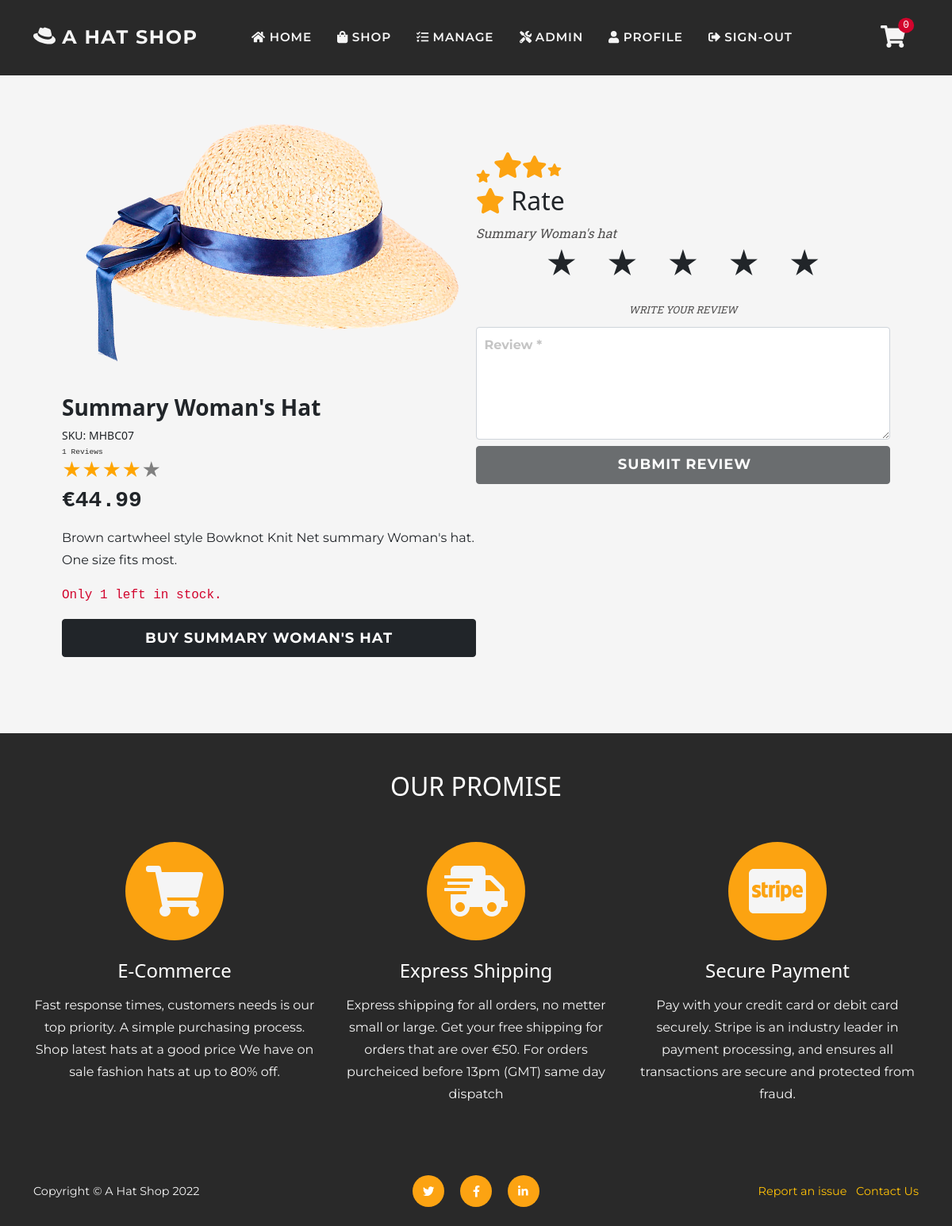
Before: /review/2/?order_id=E0EB4D0635CC447AAB943C2EDC390F08 (signed in) with the older database file.
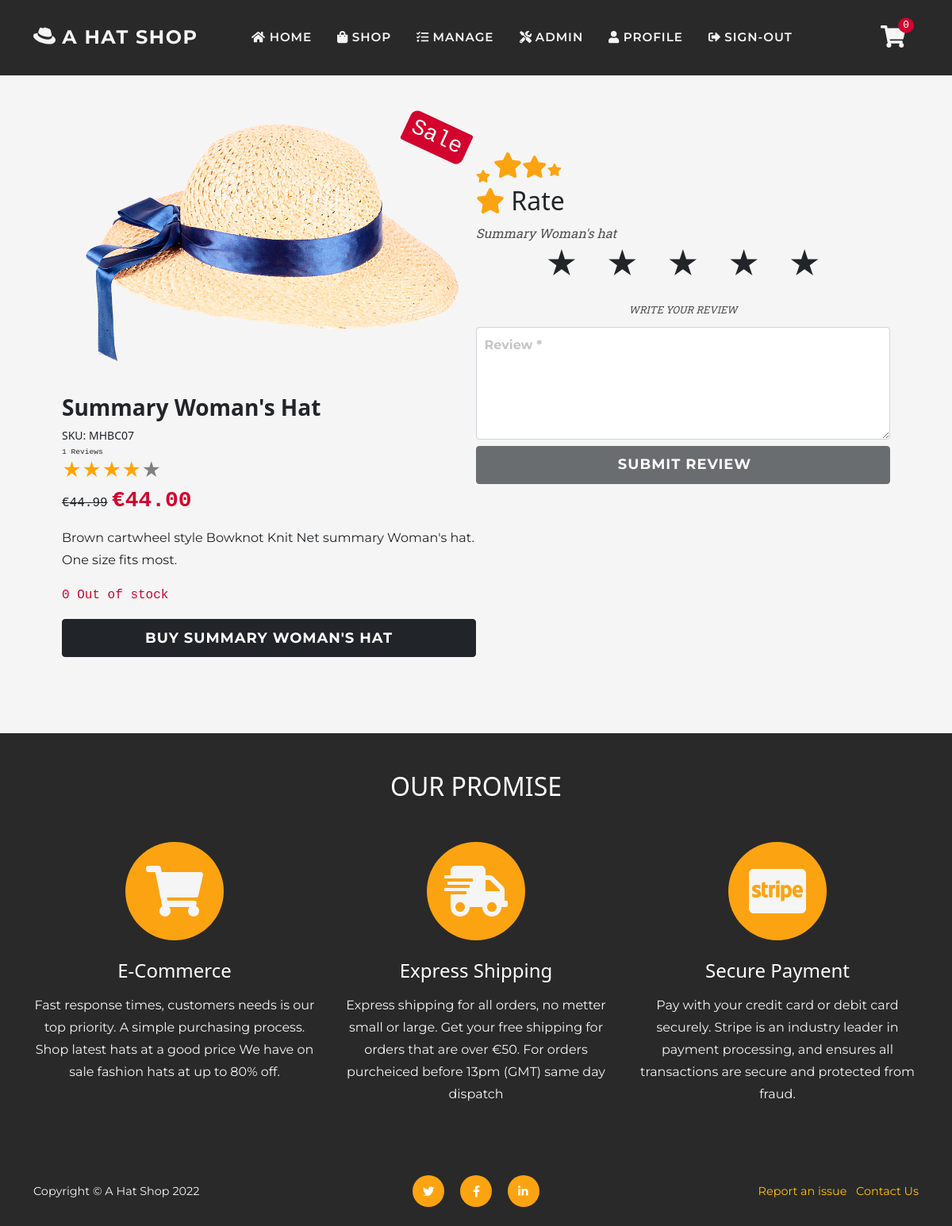
After: the same page with the newer database file.
### shop/models.py (models this page shows, shortened)
class Product(models.Model):
    sku = models.CharField(max_length=60)
    category = models.ForeignKey(
        'Category', null=True, blank=True,
        on_delete=models.SET_NULL)
    style = models.CharField(max_length=60)
    color = models.CharField(max_length=60)
    name = models.CharField(max_length=60)
    description = models.TextField(max_length=250)
    price = models.DecimalField(
        max_digits=6, decimal_places=2)
    image = models.ImageField(null=True, blank=True)
    sale = models.BooleanField(default=False)
    sale_price = models.DecimalField(
        max_digits=6, decimal_places=2,
        null=True, blank=True)
    item_count = models.IntegerField(
        blank=False, null=False, default=0)
    rating = models.DecimalField(
        max_digits=6, decimal_places=2,
        null=True, blank=True)
    rating_counter = models.PositiveSmallIntegerField(default=0)

### reviews/views.py (the view, shortened to what this page needs)
# urls.py: path('<int:item_id>/', views.review_view, name='review_view'),
@login_required
def review_view(request, item_id):
    item = get_object_or_404(Product, pk=item_id)
    profile = request.user
    try:
        order_id = request.GET['order_id']
        order = profile.orders.get(order_number=order_id)
    except Order.DoesNotExist:
        return redirect(reverse('order_history', args=[order_id]))
    if not str(item.id) in order.items:
        messages.error(request, 'Wrong order number')
        return redirect(reverse('order_history', args=[order_id]))
    if not order.user_profile == profile:
        messages.error(request, 'Order number did not match')
        return redirect(reverse('home'))
    order_reviews = profile.user_review.filter(order__order_number=order_id)
    feedback_left = False
    rating = 0
    review = ''
    date = ''
    for i_review in order_reviews:
        if item.id == i_review.product.id:
            rating = i_review.rating
            review = i_review.review
            date = i_review.date
            feedback_left = True
    form = ReviewForm()
    context = {
        'feedback_left': feedback_left,
        'order_id': request.GET['order_id'],
        'rating': rating,
        'review': review,
        'form': form,
        'item': item,
        'date': date,
    }
    return render(request, 'review/leave-review.html', context)

### reviews/forms.py
class ReviewForm(forms.ModelForm):
    prefix = 'review'
    class Meta:
        model = ProductReview
        fields = ('review',)
    def __init__(self, *args, **kwargs):
        super().__init__(*args, **kwargs)
        for field in self.fields:
            if self.fields[field].required:
                placeholder = f'{self.fields[field].label} *'
            self.fields[field].widget.attrs['placeholder'] = placeholder
            self.fields[field].label = False

### cart/contexts.py (called while the page is built, shortened)
def cart_contents(request):
    cart_items = []
    total = 0
    before = 0
    item_count = 0
    availability = 0
    cart = request.session.get('cart', {})
    if total < 50:
        delivery = total * Decimal(10 / 100)
        free_deivery = 50 * total
    else:
        delivery = 0
        free_deivery = 0
    delivery = round(delivery, 2)
    grand_total = delivery + total
    grand_total = round(grand_total, 2)
    context = {
        'cart_items': cart_items,
        'total': total,
        'before': before,
        'item_count': item_count,
        'delivery': delivery,
        'free_deivery': free_deivery,
        'deivery_treshold': 10,
        'grand_total': grand_total,
    }
    return context

### reviews/templates/review/leave-review.html
{% extends 'base.html' %}
{% load static %}
{% block page_header %}
<header class="py-5">
</header>
{% endblock %}
{% block content %}
<section class="page-section">
    <div class="container pb-5 px-lg-5">
        <div class="item d-md-flex">
            {% include 'includes/review-product.html' %}
            <div class="col-md-6 mt-5">
                {% if feedback_left %}
                <div class="star-fearure">
                    <span class="text-warning"><i class="fas fa-star"></i></span><span class="text-warning">
                        <i class="fas h2 fa-star"></i></span><span class="text-warning"><i
                            class="fas h3 fa-star"></i></span><span class="text-warning"><i
                            class="fas h6 fa-star"></i></span>
                </div>
                <h2><span class="text-warning"><i class="fas fa-star"></i></span> Your Review for</h2>
                <p class="m-0 text-muted text-italic text-capitalize">{{ item.name }}</p>
                 <div class="bg-white shadow-sm border rounded p-3">
                    <div>
                        <p class="m-0 time font-monospace">{{ date }}</p>
                        <div class="stars h1"
                            style="background-image: linear-gradient(to right, orange, orange {% widthratio rating 5 100 %}%, gray {% widthratio rating 5 100 %}%, gray 100%)">
                            ★★★★★
                        </div>
                        <div class="text bg-light p-2 shadow-sm">
                            <p class="message fw-bolder font-monospace">{{ review}}</p>
                        </div>
                    </div>
                </div>
                {% else %}
                <div class="star-fearure">
                    <span class="text-warning"><i class="fas fa-star"></i></span><span class="text-warning">
                        <i class="fas h2 fa-star"></i></span><span class="text-warning"><i
                            class="fas h3 fa-star"></i></span><span class="text-warning"><i
                            class="fas h6 fa-star"></i></span>
                </div>
                <h2><span class="text-warning my-0"><i class="fas fa-star"></i></span> Rate</h2>
                <p class="text-muted text-italic mb-0">{{ item.name }}</p>
                <div>
                    {% include 'includes/forms/review-form.html' %}
                </div>
                {% endif %}
            </div>
        </div>
    </div>
</section>
{% endblock %}

### reviews/templates/includes/review-product.html (shortened to what this page needs)
{% load thumbnail %}
<div class="col-md-6 mb-4 mb-md-0">
    <div class="position-relative mb-3">
        {% thumbnail item.image "672" format="WEBP" as im %}
        <img class="card-img-top mb-md-0" src="{{ im.url }}"
        width="672" heiht="100%"
            alt="An image for product {{ item.name }} color {{ item.color }}" />
        {% endthumbnail %}
        {% if item.sale %}
        <div class="badge bg-danger text-white position-absolute w-auto" style="top: 0.5rem; right: 0.5rem">
            <h3 class="m-0 font-monospace">Sale</h3>
        </div>
        {% endif %}
    </div>
    <h3 class="fw-bolder text-capitalize">{{ item.name }}</h3>
    <div class="small mb-1">SKU: {{ item.sku }}</div>
    {% include 'includes/item-stars.html' %}
    <div class="fs-5 mb-3">
        {% if item.sale %}
        <span class="text-decoration-line-through h6 font-monospace">€{{ item.price }}</span>
        <span class="text-danger h3 fw-bolder font-monospace">€{{ item.sale_price }} </span>
        {% else %}
        <span class="font-monospace fw-bolder h3">€{{ item.price }} </span>
        {% endif %}
    </div>
    <p class="font-text">{{ item.description }}</p>
    {% if item.item_count == 0 %}
    <p class="text-danger font-monospace">{{ item.item_count }} Out of stock</p>
    {% elif item.item_count < 5 %} <p class="text-danger font-monospace">
        Only {{ item.item_count }} left in stock.
        </p>
        {% else %}
        <p class="font-monospace">{{ item.item_count }} items in stock</p>
        {% endif %}
        <a href="{% url 'shop_item' item.id %}" class="w-100 btn-xl btn text-uppercase btn-dark">Buy {{ item.name }}</a>
</div>

### reviews/templates/includes/item-stars.html (shortened to what this page needs)
<div class="star_container">
    {% if item.rating %}
    <div class="my-auto text-primary time font-monospace p-0 me-2">{{ item.rating_counter }} Reviews</div>
    <a href="{% url 'all_reviews' item.id %}"
    title="Go to {{ item.name }} reviews page"
    aria-label="A link to product {{ item.name }} reviews page">
    <div class="stars h4"
        style="background-image: linear-gradient(to right, orange, orange {% widthratio item.rating 5 100 %}%, gray {% widthratio item.rating 5 100 %}%, gray 100%)">
    </div>
    </a>
    {% else %}
    <div class="my-auto time font-monospace text-primary p-0 me-2">No Reviews yet</div>
    <div class="stars h4" style="background-image: linear-gradient(to right, gray, gray)">
        ★★★★★
    </div>
    {% endif %}
</div>

Changed rows visible on the page:
changed Product "Summary Woman's Hat": sale False → True (drawn); sale_price (not shown) → "44.00"; item_count "1" → "0"
Other visible differences:
text no longer shown: "Only left in stock."
text now shown: "Sale Out of stock"
